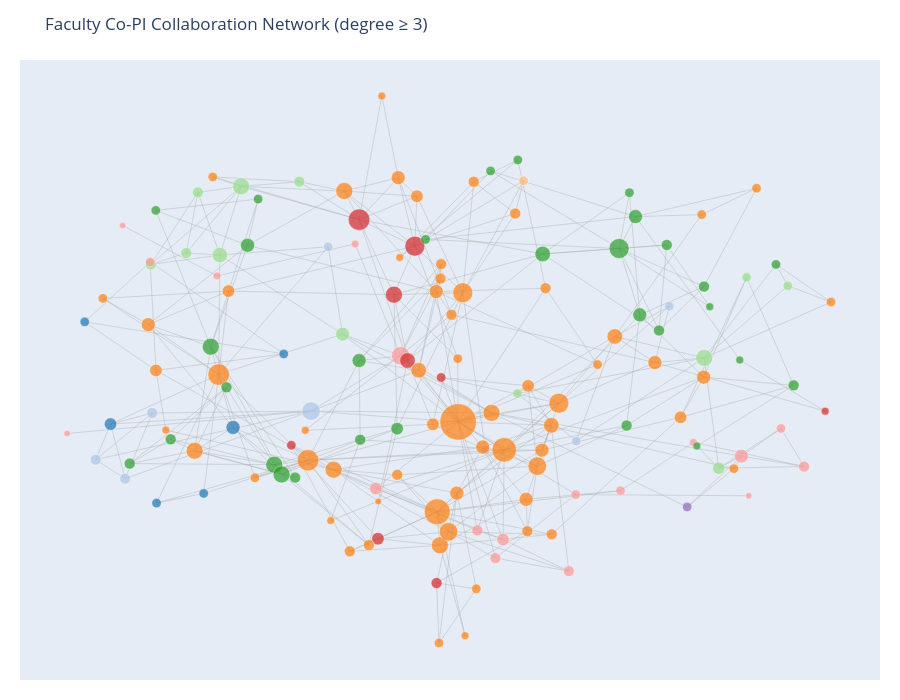

The notebook cell saved with this chart:
### Markdown cell above
## 7 · Network Visualization (Plotly)

### Code cell
# Visualize the largest connected component, filtered to faculty with degree >= 3
# to keep the chart readable

G_viz = Gcc.copy()
low_degree = [n for n, d in G_viz.degree() if d < 3]
G_viz.remove_nodes_from(low_degree)
print(f'Visualization graph: {G_viz.number_of_nodes()} nodes, {G_viz.number_of_edges()} edges')

pos = nx.spring_layout(G_viz, seed=42, k=0.4)

# Assign a color per college
unique_colleges = sorted(set(G_viz.nodes[n]['college'] for n in G_viz.nodes))
palette = plt.get_cmap('tab20')
college_color = {c: mc.to_hex(palette(i % 20)) for i, c in enumerate(unique_colleges)}

edge_x, edge_y = [], []
for u, v in G_viz.edges():
    x0, y0 = pos[u]; x1, y1 = pos[v]
    edge_x += [x0, x1, None]; edge_y += [y0, y1, None]

edge_trace = go.Scatter(x=edge_x, y=edge_y,
                         mode='lines',
                         line=dict(width=0.4, color='#aaa'),
                         hoverinfo='none')

node_x = [pos[n][0] for n in G_viz.nodes]
node_y = [pos[n][1] for n in G_viz.nodes]
node_colors = [college_color[G_viz.nodes[n]['college']] for n in G_viz.nodes]
node_sizes  = [5 + G_viz.degree(n) * 1.5 for n in G_viz.nodes]
node_text   = [f"{G_viz.nodes[n]['name']}<br>College: {G_viz.nodes[n]['college']}<br>Collaborators: {G_viz.degree(n)}"
               for n in G_viz.nodes]

node_trace = go.Scatter(x=node_x, y=node_y,
                         mode='markers',
                         marker=dict(size=node_sizes, color=node_colors,
                                     line=dict(width=0.5, color='white')),
                         text=node_text,
                         hoverinfo='text')

fig = go.Figure(data=[edge_trace, node_trace],
                layout=go.Layout(
                    title='Faculty Co-PI Collaboration Network (degree ≥ 3)',
                    showlegend=False,
                    hovermode='closest',
                    height=700,
                    xaxis=dict(showgrid=False, zeroline=False, showticklabels=False),
                    yaxis=dict(showgrid=False, zeroline=False, showticklabels=False),
                    margin=dict(l=20, r=20, t=60, b=20),
                ))
fig.show()

### Figure 1 — Plotly figure (JSON) as saved in the notebook; plotly's stock layout.template omitted (floating-point values rounded to 4 significant figures; data arrays with more than 128 entries replaced by an {"elided": "..."} marker saying what was removed)
{"data": [{"hoverinfo": "none", "line": {"color": "#aaa", "width": 0.4}, "mode": "lines", "type": "scatter", "x": {"elided": "1074 float values"}, "y": {"elided": "1074 float values"}}, {"hoverinfo": "text", "marker": {"color": {"elided": "146 str values"}, "line": {"color": "white", "width": 0.5}, "size": {"elided": "146 float values"}}, "mode": "markers", "text": {"elided": "146 str values"}, "type": "scatter", "x": {"elided": "146 float values"}, "y": {"elided": "146 float values"}}], "layout": {"height": 700, "hovermode": "closest", "margin": {"b": 20, "l": 20, "r": 20, "t": 60}, "showlegend": false, "title": {"text": "Faculty Co-PI Collaboration Network (degree ≥ 3)"}, "xaxis": {"showgrid": false, "showticklabels": false, "zeroline": false}, "yaxis": {"showgrid": false, "showticklabels": false, "zeroline": false}}}
